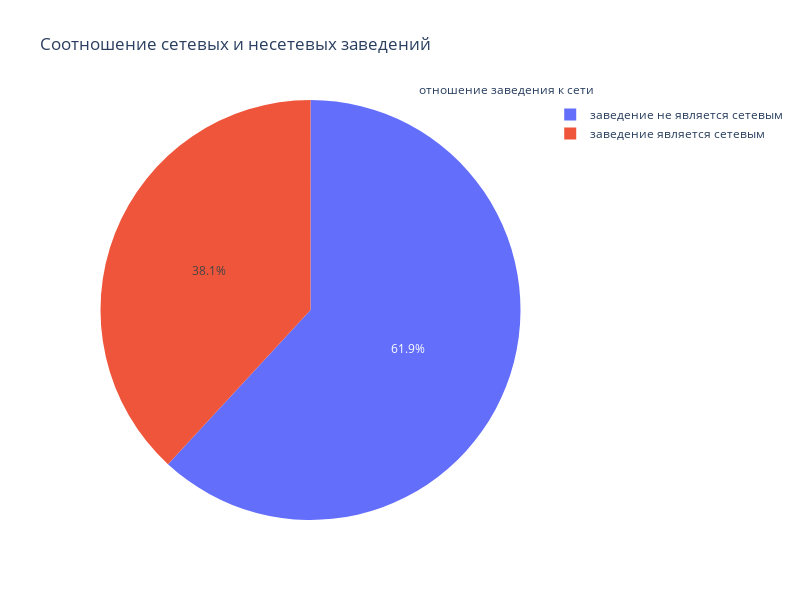

This figure's notebook cell:
### Markdown cell above
Рассмотрите и изобразите соотношение сетевых и несетевых заведений в датасете. Каких заведений больше?

### Code cell
# готовим данные для графика
df_chain = pd.DataFrame(df['chain'].value_counts()).reset_index()
# строим диаграмму с сегментами
fig = go.Figure(data=[go.Pie(labels=df_chain['index'], # указываем значения, которые появятся на метках сегментов
                             values=df_chain['chain'])]) # указываем данные, которые отобразятся на графике
                             
fig.update_layout(title='Соотношение сетевых и несетевых заведений', # указываем заголовок графика
                  width=800, # указываем размеры графика
                  height=600,
                  annotations=[dict(x=1.12, # вручную настраиваем аннотацию легенды
                                    y=1.05,
                                    text='отношение заведения к сети',
                                    showarrow=False)])
fig.show() # выводим график

### Figure 1 — Plotly figure (JSON) as saved in the notebook; plotly's stock layout.template omitted (floating-point values rounded to 4 significant figures)
{"data": [{"labels": ["заведение не является сетевым", "заведение является сетевым"], "type": "pie", "values": [5201, 3205]}], "layout": {"annotations": [{"showarrow": false, "text": "отношение заведения к сети", "x": 1.12, "y": 1.05}], "height": 600, "title": {"text": "Соотношение сетевых и несетевых заведений"}, "width": 800}}
